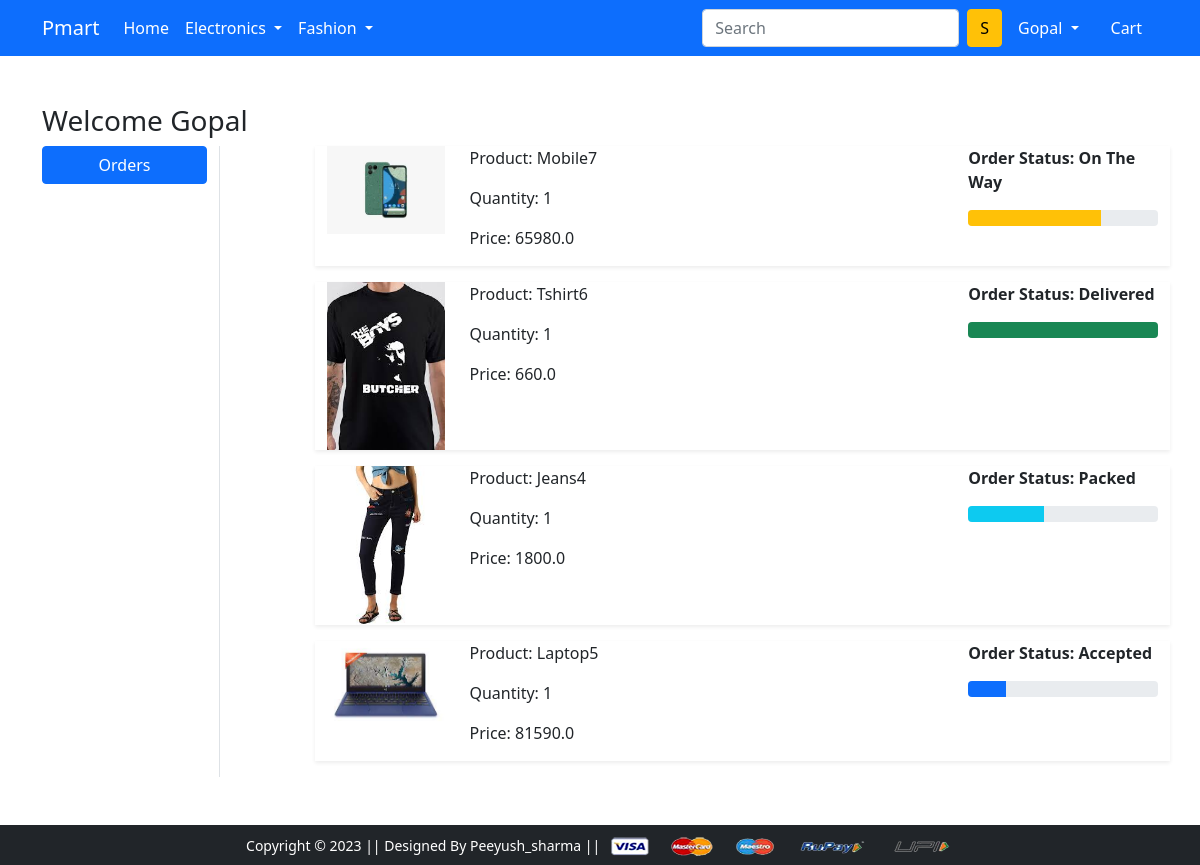
Screenshot of /orders/ (signed in) with the database file from the repository.
### app/models.py (models this page shows, shortened)
class OrderPlaced(models.Model):
    user = models.ForeignKey(User, on_delete=models.CASCADE)
    customer=models.ForeignKey(Customer, on_delete=models.CASCADE)
    product=models.ForeignKey(Product, on_delete=models.CASCADE)
    quantity = models.PositiveIntegerField(default=1)
    ordered_date = models.DateTimeField(auto_now_add=True)
    status = models.CharField(max_length=50, choices=STATUS_CHOICES, default='Pending')
    @property
    def total_cost(self):
        return self.quantity * self.product.discounted_price

class Product(models.Model):
    title = models.CharField(max_length=100)
    selling_price = models.FloatField()
    discounted_price= models.FloatField()
    description = models.TextField()
    brand = models.CharField(max_length=100)
    category= models.CharField(choices=CATEGORY_CHOICES, max_length=2)
    product_image= models.ImageField(upload_to='productimg')

### app/views.py (the view)
# urls.py: path('orders/', views.orders, name='orders'),
@login_required
def orders(request):
 op = OrderPlaced.objects.filter(user=request.user)
 return render(request, 'app/orders.html', {'order_placed':op})

### app/templates/app/orders.html (shortened to what this page needs)
{% extends 'app/base.html' %}
{% load static %}
{% block main-content %}
<div class="container my-5">
 <div class="row">
 <h3>Welcome <span class="text-capitalize">{{request.user}}</span></h3>
  <div class="col-sm-2 border-end">
   <ul class="list-unstyled">
    <li class="d-grid"><a href="{% url 'orders' %}" class="btn btn-primary">Orders</a></li>
   </ul>
  </div>
  <div class="col-sm-9 offset-sm-1">
    {% for op in order_placed %}
   <div class="row shadow-sm mb-3">
    <div class="col-sm-2">
        <img src="{{op.product.product_image.url}}" alt="" srcset="" class="img-fluid"
        height="150" width="150">
    </div>
    <div class="col-sm-7">
        <p>Product: {{op.product.title}}</p>
        <p>Quantity: {{op.quantity}}</p>
        <p>Price: {{op.total_cost}}</p>
    </div>
    <div class="col-sm-3 fw-bold">
        <p>Order Status: {{op.status}}</p>
        {% if op.status == 'Accepted' %}
        <div class="progress">
          <div class="progress-bar" role="progressbar" style="width: 20%"
          aria-vakuenow="20" aria-valuemin="0" aria-valuemax="100"></div>
        </div>
        {% endif %}
        {% if op.status == 'Packed' %}
        <div class="progress">
         <div class="progress-bar bg-info" role="progressbar" style="width: 40%"
          aria-vakuenow="40" aria-valuemin="0" aria-valuemax="100"></div>
        </div>
        {% endif %}
        {% if op.status == 'On The Way' %}
        <div class="progress">
         <div class="progress-bar bg-warning" role="progressbar" style="width: 70%"
          aria-vakuenow="70" aria-valuemin="0" aria-valuemax="100"></div>
        </div>
        {% endif %}
        {% if op.status == 'Delivered' %}
        <div class="progress">
         <div class="progress-bar bg-success" role="progressbar" style="width: 100%"
          aria-vakuenow="100" aria-valuemin="0" aria-valuemax="100"></div>
        </div>
        {% endif %}
    </div>
   </div>
   {% endfor %}
  </div>
 </div>
</div>
{% endblock main-content %}

### app/templates/app/base.html (shortened to what this page needs)
<!doctype html>
{% load static %}
<html lang="en">
  <head>
    <link href="https://cdn.jsdelivr.net/npm/bootstrap@5.0.0-beta1/dist/css/bootstrap.min.css" rel="stylesheet">
    <link rel="stylesheet" href="{% static 'app/css/owl.carousel.min.css' %}">
    <link rel="stylesheet" href="{% static 'app/css/all.min.css' %}">
    <link rel="stylesheet" href="{% static 'app/css/style.css' %}">
  </head>
  <body>
    <nav class="navbar navbar-expand-lg navbar-dark bg-primary">
     <div class="container">
       <a class="navbar-brand" href="/">Pmart</a>
       <div class="collapse navbar-collapse" id="navbarSupportedContent">
         <ul class="navbar-nav me-auto mb-2 mb-lg-0">
           <li class="nav-item">
             <a class="nav-link active" aria-current="page" href="/">Home</a>
           </li>
           <li class="nav-item dropdown">
             <a class="nav-link dropdown-toggle text-white" href="#" id="electronicsDropdown" role="button" data-bs-toggle="dropdown" aria-expanded="false">
               Electronics
             </a>
           </li>
           <li class="nav-item dropdown">
             <a class="nav-link dropdown-toggle text-white" href="#" id="fashionDropdown" role="button" data-bs-toggle="dropdown" aria-expanded="false">
               Fashion
             </a>
           </li>
         </ul>
         <form class="d-flex">
           <input class="form-control me-2" type="search" placeholder="Search" aria-label="Search">
           <button class="btn btn-warning" type="submit">S</button>
         </form>
         <div>
          <ul class="navbar-nav me-auto mb-2 mb-lg-0">
            {% if request.user.is_authenticated %}
           <li class="nav-item dropdown mx-2">
              <a class="nav-link dropdown-toggle text-white" href="#" id="profileDropdown" role="button" data-bs-toggle="dropdown" aria-expanded="false">
                {{request.user.username | capfirst}}
              </a>
            </li>
            <li class="nav-item mx-2">
             <a href="{% url 'showcart' %}" class="nav-link text-white"> Cart </a>
            </li>
            {% endif %}
          </ul>
         </div>
       </div>
     </div>
    </nav>
    {% block main-content %} {% endblock main-content %}
    <footer class="container-fluid bg-dark text-center p-2 mt-5">
        <small class="text-white">Copyright &copy; 2023 || Designed By Peeyush_sharma || </small>
        <img src="{% static 'app/images/payment.png' %}" alt="" srcset="" class="img-fluid" height="2px">
    </footer>
  </body>
</html>

### rows the page displays
OrderPlaced: product.product_image (picture), product "Mobile7", quantity "1", total_cost "65980.0", status "On The Way"
OrderPlaced: product.product_image (picture), product "Tshirt6", quantity "1", total_cost "660.0", status "Delivered"
OrderPlaced: product.product_image (picture), product "Jeans4", quantity "1", total_cost "1800.0", status "Packed"
OrderPlaced: product.product_image (picture), product "Laptop5", quantity "1", total_cost "81590.0", status "Accepted"

### other values shown
{{ request.user.username | capfirst }} "Gopal"
{{ request.user }} "Gopal"
